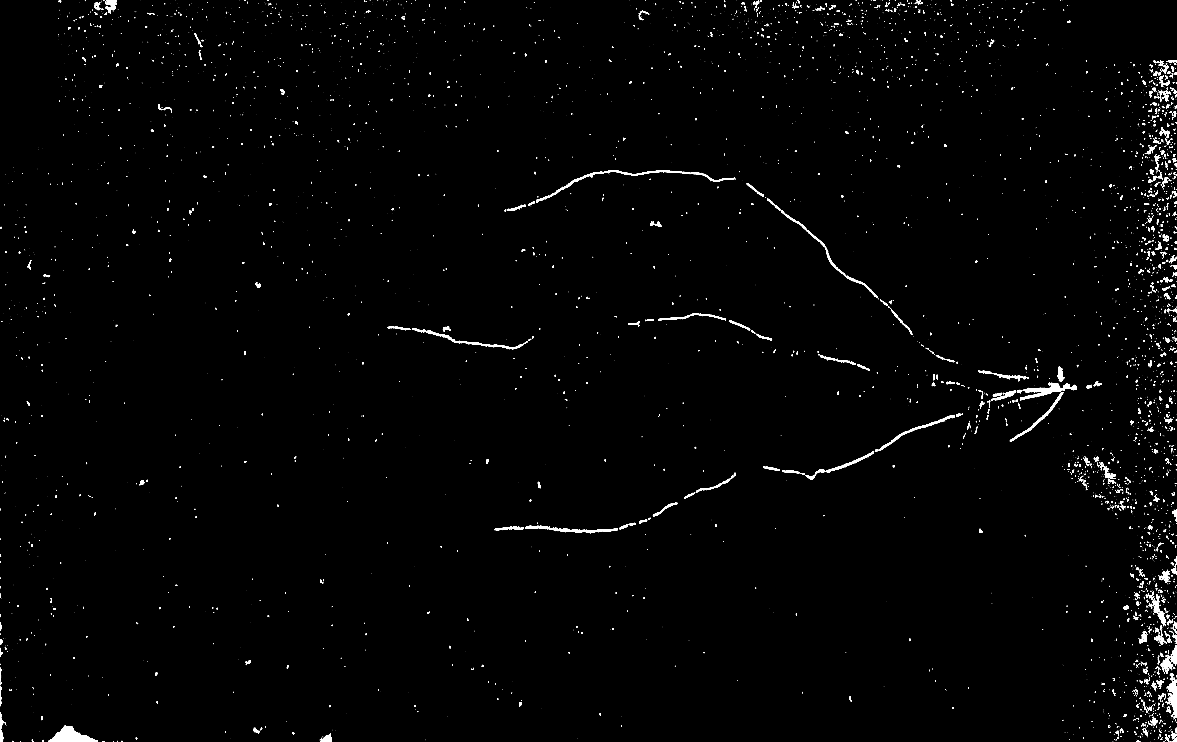
#> input picture debug/3.Otsu/2022_02_25_10_57_13.png, 10588 x 6674 px, given in place of 2022_02_25_10_57_13.jpg, which was not available (shown at 1/9 size)
$ python main9.0.1.py
#> lines starting #> are read from the running program, lines starting #| are printed output that depends on the picture; after the words box and inside, x2 and y2 are one past the last pixel; in counts of white or black regions, pixels touching at a corner belong together; pictures that were not available may be replaced by others from this repository, and a replacement may not be noted

# importy

# try:
#     import numpy as np # dá se naimportovat i cupy pro nvidia GPU
# except:
import cv2
import numpy as np
import numpy
import os
from matplotlib import pyplot as plt
from tqdm import tqdm
import time


# příprava

# najde všechny soubory v IN složce, aby se mohl loopnout
inputs_jpg = os.listdir("in/")
inputs = []

# vynechám ty s X
for a in inputs_jpg:
    if a[0] == "X":
        continue
    l = len(a)
    # odstraním .jpg
    short = a[:l - 4]
    inputs.append(short)

# předpřipravím si loop
for actual_img in tqdm(inputs):
    save_debug = False


    # loadnu originální obrázek + zamaluju ligi

    # 1. načte BW obrázek
    orig_bw = cv2.imread("in/{}.jpg".format(actual_img), 0) # 0 protože chci černobílý obrázek (pro krok úprava)
#> orig_bw: shape (6674, 10588); 0.78% white; 6013 white regions (3939 under 20 px), largest, box (x1, y1, x2, y2) and area: (443, 6530, 877, 6674) 30803, (4951, 1532, 6601, 1772) 22287, (9180, 3445, 9558, 3608) 19343

    # zamalování loga UP
    orig_bw = cv2.rectangle(orig_bw, (10000, 1211), (11800, 2100), (0), -1)
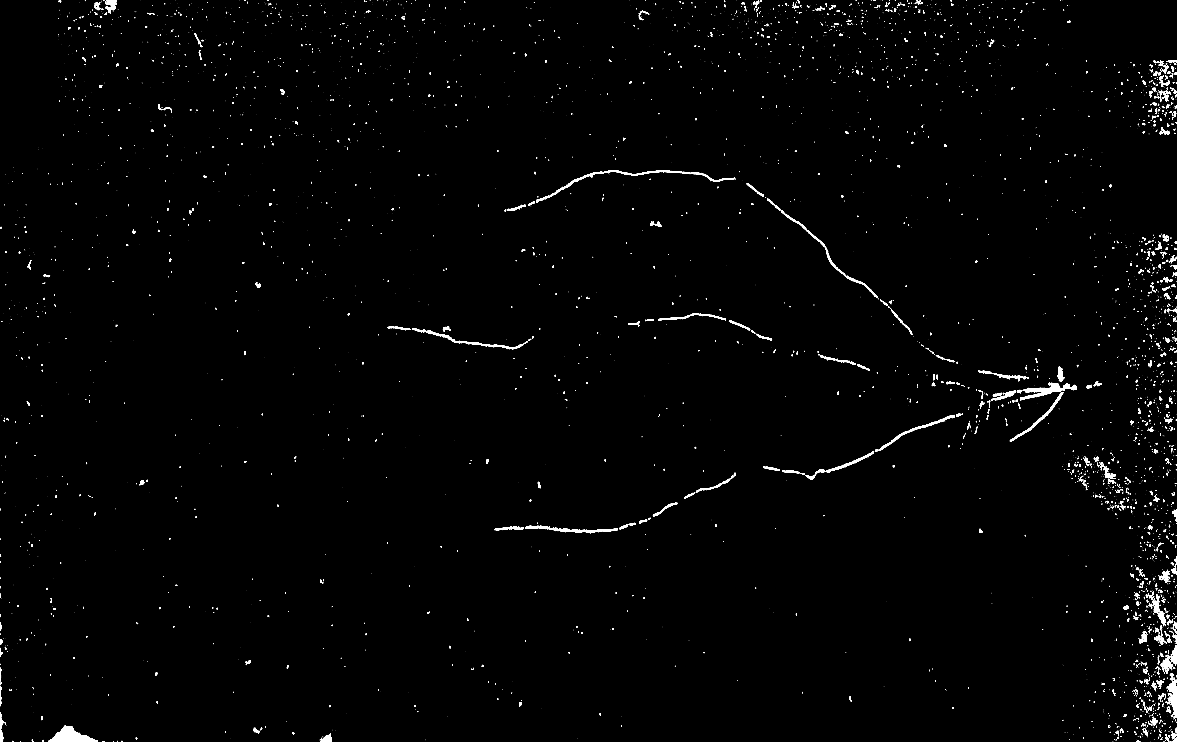
#> orig_bw: shape (6674, 10588) (shown at 1/9 size); 0.75% white; 5643 white regions (3726 under 20 px), largest, box (x1, y1, x2, y2) and area: (443, 6530, 877, 6674) 30803, (4951, 1532, 6601, 1772) 22287, (9180, 3445, 9558, 3608) 19343
    orig_bw = cv2.rectangle(orig_bw, (0, 1100), (1200, 2800), (0), -1)

    # save
    if save_debug:
        cv2.imwrite("debug/1.BW/{}.png".format(actual_img), orig_bw)


    # crop

    # ZLEVA A ZPRAVA
    # sečtu sloupce zvrchu dolů pro hledání ořezu zleva a zprava
    suma_sloupec = np.array([])

    for sloupec in range(len(orig_bw[0])):
        suma_sloupec = np.append(suma_sloupec, np.sum(orig_bw[:, sloupec]))
#> this loop made 10588 passes
#> suma_sloupec on passes 1 to 3: [227460], [227460, 201195], [227460, 201195, 189720]
#> after the loop, suma_sloupec = 10588 values, max 305745 at index 10587, min 0 at index 33, mean 12588.3

    # hledám crop zleva a zprava
    med = np.median(suma_sloupec) # vytvořím proměnnou s mediánem všech sloupců
#> med = 8670
    med *= 1.25 # mírně posunu nahoru
#> med = 10837.5
    medlist = np.where(suma_sloupec < med)[0] # 1D list s číslem sloupců, co jsou pod "med" číslem
#> medlist = 6506 values from 27 to 10214
    ln = len(suma_sloupec) # získám šířku obrázku, IDK
#> ln = 10588
    lnn = ln // 2
#> lnn = 5294

    h, w = orig_bw.shape[:2]
#> h = 6674; w = 10588

    # vezmu první a poslední hodnotu v medlistu
    clft = medlist[0]
#> clft = 27
    crgh = medlist[-1]
#> crgh = 10214

    # pro pravý okraj speciálně dělám "pokročilejší" crop
    # jinými slovy, najdu místo, kde je pár dalších směrem k centru pod mediánem
    for x in range(0, w, 10):
        tmp = numpy.array([])
        for y in range(w//20):
            if suma_sloupec[-y - x] <= med:
                tmp = numpy.append(tmp, y)
        if len(tmp) > w // 20 // 1.5:
            crgh = w - x
            break


    # ZVRCHU A ZESPODU #
    # hledám crop zvrchu a zespodu
    suma_radek = np.array([])

    # sčítám řádky
    for radek in range(len(orig_bw)):
        suma_radek = np.append(suma_radek, np.sum(orig_bw[radek]))
#> this loop made 6674 passes
#> suma_radek on passes 1 to 3: [41565], [41565, 46665], [41565, 46665, 46410]
#> after the loop, suma_radek = 6674 values, max 179265 at index 6673, min 0 at index 1328, mean 19970.7

    # hledám crop zvrchu a zespodu
    med = np.median(suma_radek) # proměnná s mediánem ze všech řádků
#> med = 15045
    med *= 1.25 # mírně posunu nahoru
#> med = 18806.2
    medlist = np.where(suma_radek < med)[0]# 1D list s číslem sloupců, co jsou pod "med" číslem
#> medlist = 4234 values from 132 to 6535

    # beru první a poslední hodnotu v medlist (list s indexy)
    ctop = medlist[0]
#> ctop = 132
    cbot = medlist[-1]
#> cbot = 6535

    # cropne obrázky podle předchozích kroků
    margin = 0
    crp = orig_bw[int(ctop+margin) : int(cbot-margin), int(clft+margin) : int(crgh-margin)]
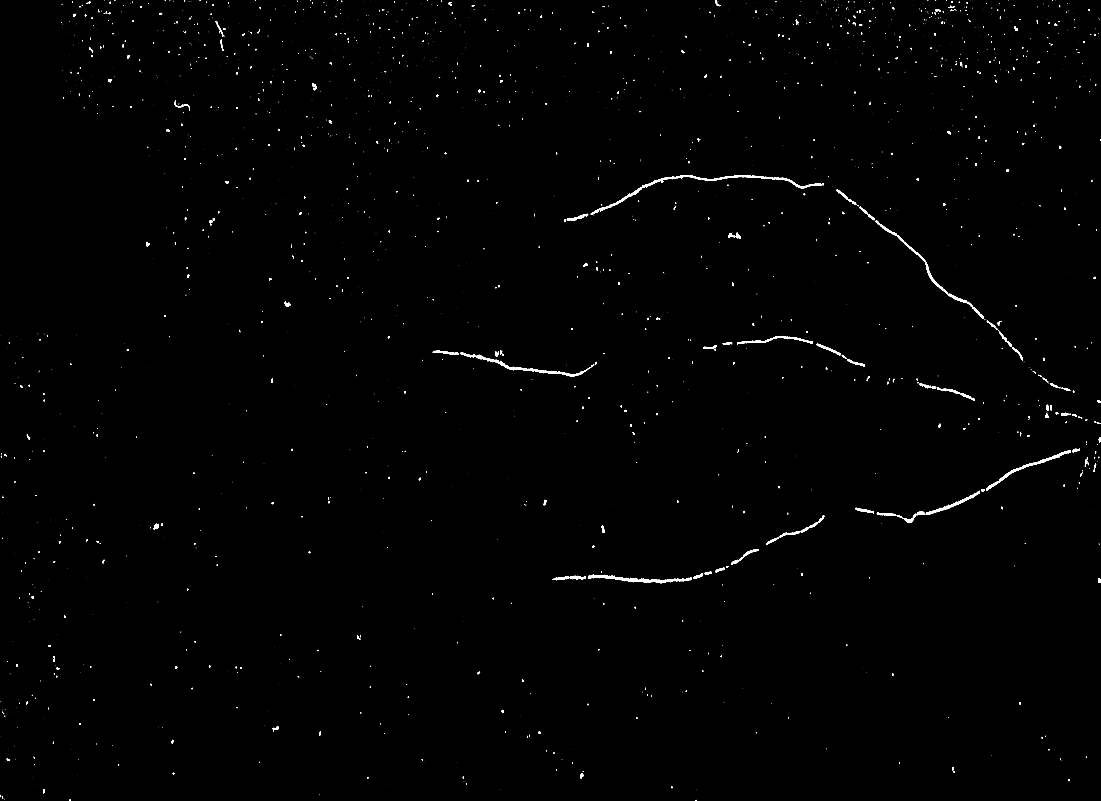
#> crp: shape (6403, 8801) (shown at 1/8 size); 0.4% white; 2275 white regions (1496 under 20 px), largest, box (x1, y1, x2, y2) and area: (4924, 1400, 6574, 1640) 22287, (4703, 4597, 5534, 4662) 15081, (3810, 2839, 4688, 3010) 13285
    orig_bw = crp
    # save
    if save_debug:
        cv2.imwrite("debug/2.cropped/{}.png".format(actual_img), crp)


    # OTSU

    # celkový nápad je, že vezmu 4 čtverce (mírně nahoře, mírně dolů, mírně doleva, mírně doprava od zhruba začátku kořenu) a u každého 4 velikosti (200x200, 400x400, 800x800, 1600x1600)

    # definuji funkci, která vezme obrázek a vrátí najitý threshold
    def find_otsu(img):
        threshold, _ = cv2.threshold(img, 255, 255, cv2.THRESH_BINARY + cv2.THRESH_OTSU)
        return threshold
    # malá funukce na otestování, jestli čtverec nezasahuje mimo obrázek, popř korekce
    def check_otsu_crop(value, thresh):
        if thresh != 0:
            if value >= thresh:
                value = thresh
            return value
        elif thresh == 0:
            if value <= thresh:
                value = thresh
            return value
        else:
            print("you're fucked up")

    # hlavní část loopu, která se mnohokrát opakovala, tak proto je ve funkci
    def najdi_otsu_thresh_ctverce(x, y, strana, ukaz= False):
        # x a y beru jako zlomky
        x = int(w * x)
        y = int(h * y)

        # hodnoty pro crop
        hst = (y - strana) # hst je pro height start
        hen = (y + strana) # hen je pro height end
        wst = (x - strana) # wst je pro width start
        wen = (x + strana) # wen je pro width end

        # checku jestli nejdu ven z obrázku
        hst = check_otsu_crop(hst, 0)
        hen = check_otsu_crop(hen, h)
        wst = check_otsu_crop(wst, 0)
        wen = check_otsu_crop(wen, w)
        # print(hst, hen, wst, wen)

        otsu_crp = crp[hst : hen, wst : wen]
        if ukaz:
            plt.imshow(otsu_crp)
        return find_otsu(otsu_crp)

    h, w = crp.shape[:2]
#> h = 6403; w = 8801
    otsus = []

    pole_ctvercu = [
        [0.7, 0.5, 2000],
        [0.7, 0.5, 1000],
        [0.7, 0.6, 2000],
        [0.7, 0.6, 1000],
        [0.7, 0.4, 2000],
        [0.7, 0.4, 1000],
        [0.6, 0.5, 2000],
        [0.6, 0.5, 1000]
    ]


    for ctverec in pole_ctvercu:
        otsus.append(najdi_otsu_thresh_ctverce(ctverec[0], ctverec[1], ctverec[2], ukaz=False))
#> this loop made 8 passes
#> pass 1, in najdi_otsu_thresh_ctverce, `otsu_crp = crp[hst : hen, wst : wen]`:
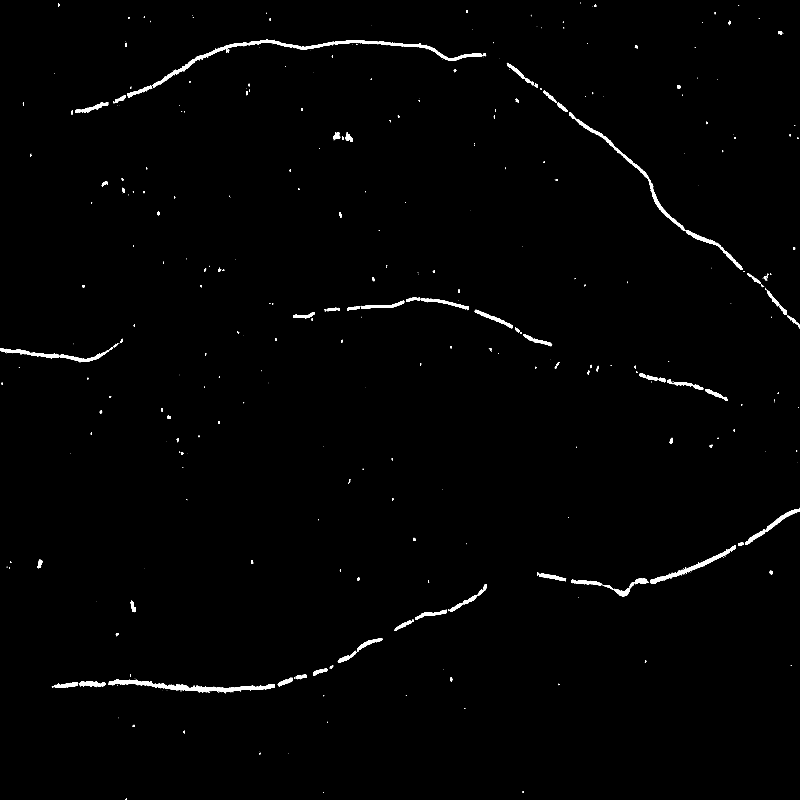
#> otsu_crp: shape (4000, 4000) (shown at 1/5 size); 0.91% white; 475 white regions (280 under 20 px), largest, box (x1, y1, x2, y2) and area: (764, 199, 2414, 439) 22287, (543, 3396, 1374, 3461) 15081, (2846, 560, 3426, 1154) 10212
#> pass 2, in najdi_otsu_thresh_ctverce (call 2), `otsu_crp = crp[hst : hen, wst : wen]`:
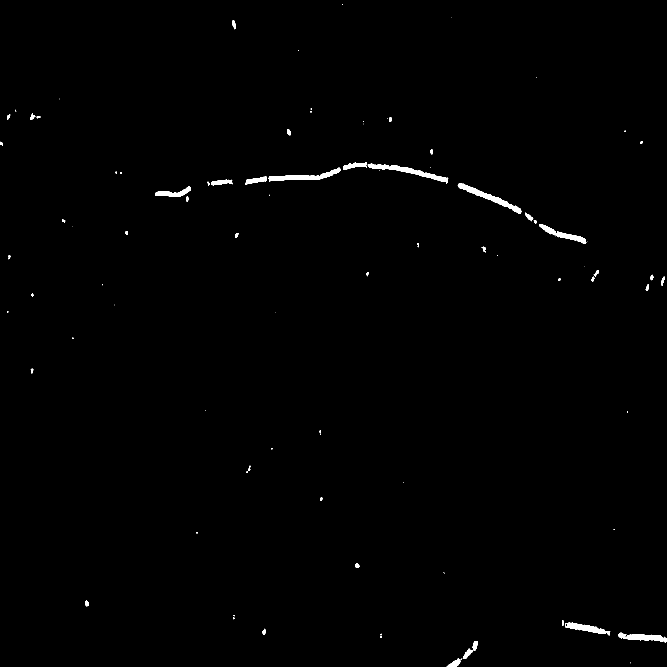
#> otsu_crp: shape (2000, 2000) (shown at 1/3 size); 0.58% white; 94 white regions (45 under 20 px), largest, box (x1, y1, x2, y2) and area: (1103, 491, 1345, 551) 3024, (1373, 549, 1564, 641) 2958, (805, 503, 1021, 545) 2733
#> pass 3, in najdi_otsu_thresh_ctverce (call 3), `otsu_crp = crp[hst : hen, wst : wen]`:
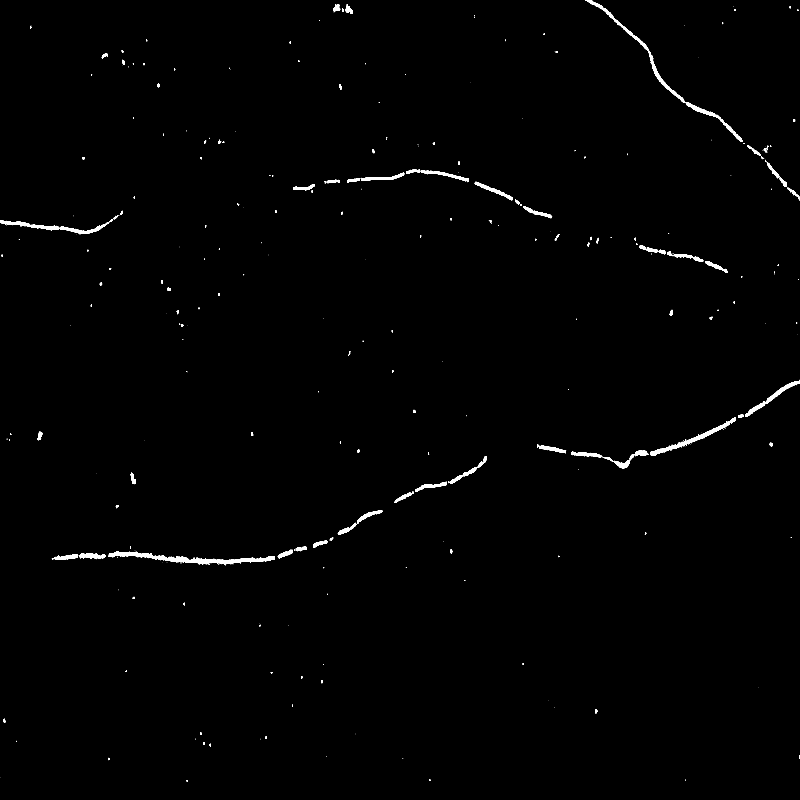
#> otsu_crp: shape (4000, 4000) (shown at 1/5 size); 0.69% white; 365 white regions (200 under 20 px)
#> after the loop, otsus = [0, 0, 0, 0, 0, 0, 0, 0]
    # otsus je pole najitých hodnot otsuem

    # APLIKACE THRESHOLDU
    otsus = np.array(otsus)
    # zjistím chytrej průměr
    ln = len(otsus)
#> ln = 8
    top_x_cisel = 0.6
    otsus_sort = np.sort(otsus)[int(top_x_cisel*ln):ln]
#> otsus_sort = [0, 0, 0, 0]
    avg = np.median(otsus_sort) * 0.8
#> avg = 0
    # print(otsus)
    # print(avg)
    _, th_otsu = cv2.threshold(crp, avg, 255, cv2.THRESH_BINARY)

    th_otsu = np.uint8(th_otsu)


    # KONTURY + SAVE
    raw_cnts = cv2.findContours(th_otsu, cv2.RETR_LIST, cv2.CHAIN_APPROX_NONE)[0]
#> raw_cnts = 2329 contours, 1681 with area under 20; largest, box (x1, y1, x2, y2) and area: (4924, 1400, 6574, 1640) 20528, (4703, 4597, 5534, 4662) 14190, (3810, 2839, 4688, 3010) 12330, (7006, 1761, 7586, 2355) 9408, (7412, 3948, 7810, 4120) 7068
    if True:
        cv2.imwrite("debug/3.Otsu/{}.png".format(actual_img), cv2.drawContours(orig_bw, raw_cnts, -1, (255, 0, 255), 5))
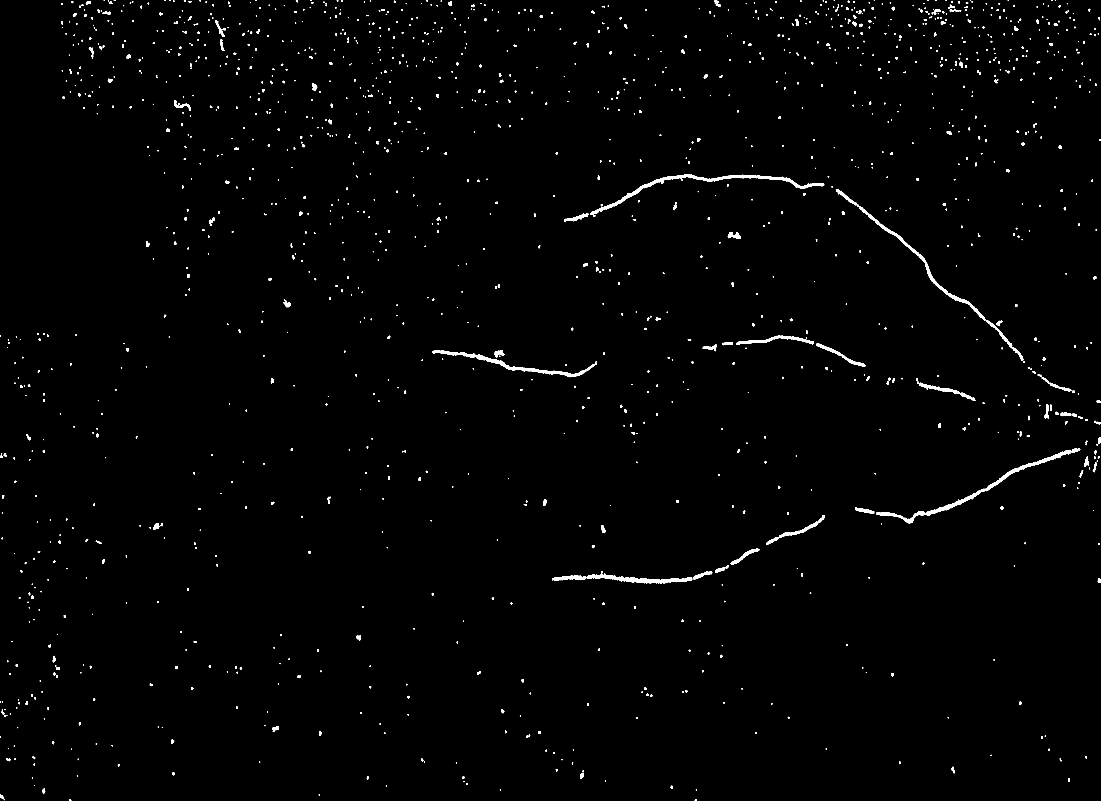
#> saved as 2022_02_25_10_57_13.png: shape (6403, 8801) (shown at 1/8 size); 0.79% white; 1680 white regions (1 under 20 px)


    # KRAJE
    okraj = w * 0.0280373832
#> okraj = 246.8
    height, width = th_otsu.shape[:2]
#> height = 6403; width = 8801
    okraje = [okraj, okraj, height - okraj, width - okraj]
#> okraje = [246.8, 246.8, 6156.2, 8554.2]
    nekraj_cnts = []
    def is_inside(cnt):
        global height, width
        x,y,w,h = cv2.boundingRect(cnt)
        if x < okraj or y < okraj or x + w > width - okraj or y + h > height  - okraj:
            return False
        else:
            return True

    for cnt in raw_cnts:
        if is_inside(cnt):
            nekraj_cnts.append(cnt)
#> this loop made 2329 passes
#> (x in is_inside, y in is_inside, w in is_inside, h in is_inside) on passes 1 to 3: (5562, 6399, 8, 4), (555, 6398, 11, 5), (34, 6394, 1, 4)
#> after the loop, nekraj_cnts = 1687 contours, 1185 with area under 20; largest, box (x1, y1, x2, y2) and area: (4924, 1400, 6574, 1640) 20528, (4703, 4597, 5534, 4662) 14190, (3810, 2839, 4688, 3010) 12330, (7006, 1761, 7586, 2355) 9408, (7412, 3948, 7810, 4120) 7068

    if save_debug:
        cv2.imwrite("debug/4.okraje/{}.png".format(actual_img), cv2.drawContours(orig_bw, nekraj_cnts, -1, (255, 0, 0), 10))
        # break
    # print(nekraj_cnts)


    # super malý + saVe
    thresh = 10
    smaly_nekraj_cnts = []

    for cnt in nekraj_cnts:
        if cv2.contourArea(cnt) > thresh:
            smaly_nekraj_cnts.append(cnt)
#> this loop made 1687 passes
#> cnt on passes 1, 4, 7: [[946, 6126], [946, 6127], [947, 6127]], [[3650, 6103]], [[3394, 6095]]
#> after the loop, smaly_nekraj_cnts = 623 contours, 121 with area under 20; largest, box (x1, y1, x2, y2) and area: (4924, 1400, 6574, 1640) 20528, (4703, 4597, 5534, 4662) 14190, (3810, 2839, 4688, 3010) 12330, (7006, 1761, 7586, 2355) 9408, (7412, 3948, 7810, 4120) 7068


    if True:
        save = cv2.drawContours(orig_bw, smaly_nekraj_cnts, -1, (255, 0, 0), -1)
        cv2.imwrite("debug/5.smaly/{}.png".format(actual_img), save)
